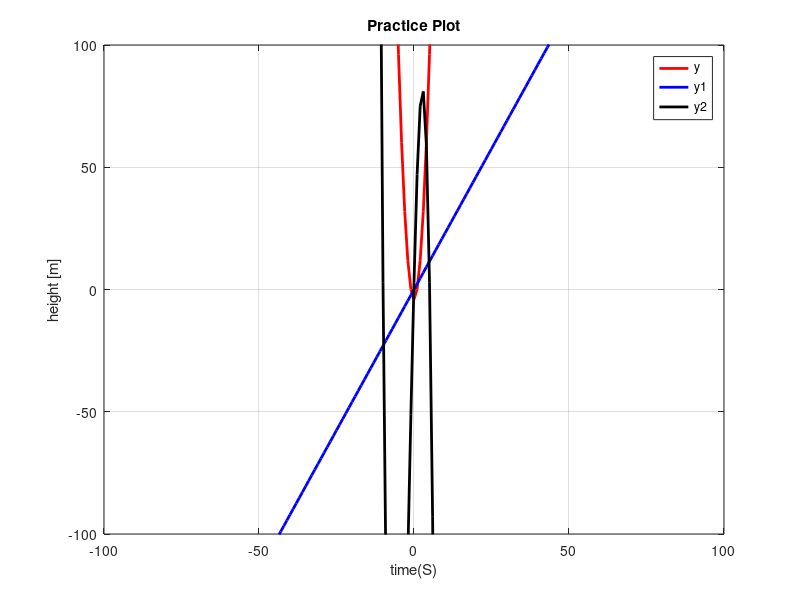

This figure's MATLAB source:
%% Practice making plots
x=(-100:1:100);
y=4*x.^2-4;
y1=x*log(10);
y2=-x.^3-5*x.^2+x*50+3;

%% Create Plots for y, y1, y2
% Make on with subplots of indiviual figures,  make one combined graph with
% a legeng. Also Include titles, line size, line color, and axis title. 


figure
plot(x,y, "LineWidth",2, "color", 'r')
ylim([-100 100])
xlim([-100 100])
hold on
grid on
plot(x,y1, "LineWidth",2, "color", 'b')
plot(x,y2, "LineWidth",2, "color", 'k')
title("Practice Plot")
xlabel("time(S)")
ylabel('height [m]')
legend("y",'y1','y2')
